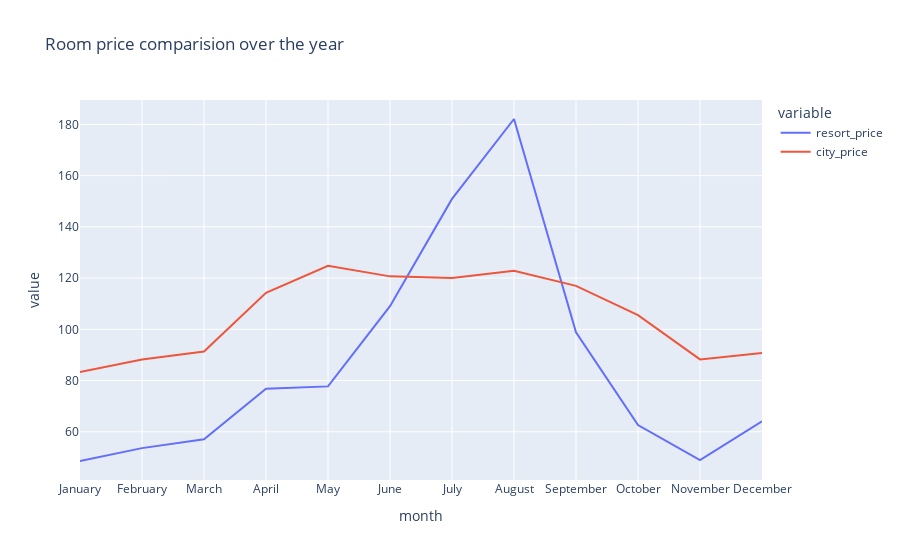

The cell this chart's notebook holds for it:
### Code cell
# let's use plotly lineplot to check the prices

px.line(yearwise_price, x = 'month', y = ['resort_price', 'city_price'], title = 'Room price comparision over the year')

### Figure 1 — Plotly figure (JSON) as saved in the notebook; plotly's stock layout.template omitted (floating-point values rounded to 4 significant figures)
{"data": [{"hovertemplate": "variable=resort_price<br>month=%{x}<br>value=%{y}<extra></extra>", "legendgroup": "resort_price", "line": {"color": "#636efa", "dash": "solid"}, "marker": {"symbol": "circle"}, "mode": "lines", "name": "resort_price", "orientation": "v", "showlegend": true, "type": "scatter", "x": ["January", "February", "March", "April", "May", "June", "July", "August", "September", "October", "November", "December"], "xaxis": "x", "y": [48.6, 53.62, 57.11, 76.84, 77.73, 109.0, 150.9, 182.1, 98.86, 62.63, 48.96, 64.07], "yaxis": "y"}, {"hovertemplate": "variable=city_price<br>month=%{x}<br>value=%{y}<extra></extra>", "legendgroup": "city_price", "line": {"color": "#EF553B", "dash": "solid"}, "marker": {"symbol": "circle"}, "mode": "lines", "name": "city_price", "orientation": "v", "showlegend": true, "type": "scatter", "x": ["January", "February", "March", "April", "May", "June", "July", "August", "September", "October", "November", "December"], "xaxis": "x", "y": [83.38, 88.21, 91.31, 114.3, 124.8, 120.7, 120.1, 122.8, 117.0, 105.5, 88.27, 90.77], "yaxis": "y"}], "layout": {"legend": {"title": {"text": "variable"}, "tracegroupgap": 0}, "title": {"text": "Room price comparision over the year"}, "xaxis": {"anchor": "y", "domain": [0, 1], "title": {"text": "month"}}, "yaxis": {"anchor": "x", "domain": [0, 1], "title": {"text": "value"}}}}
